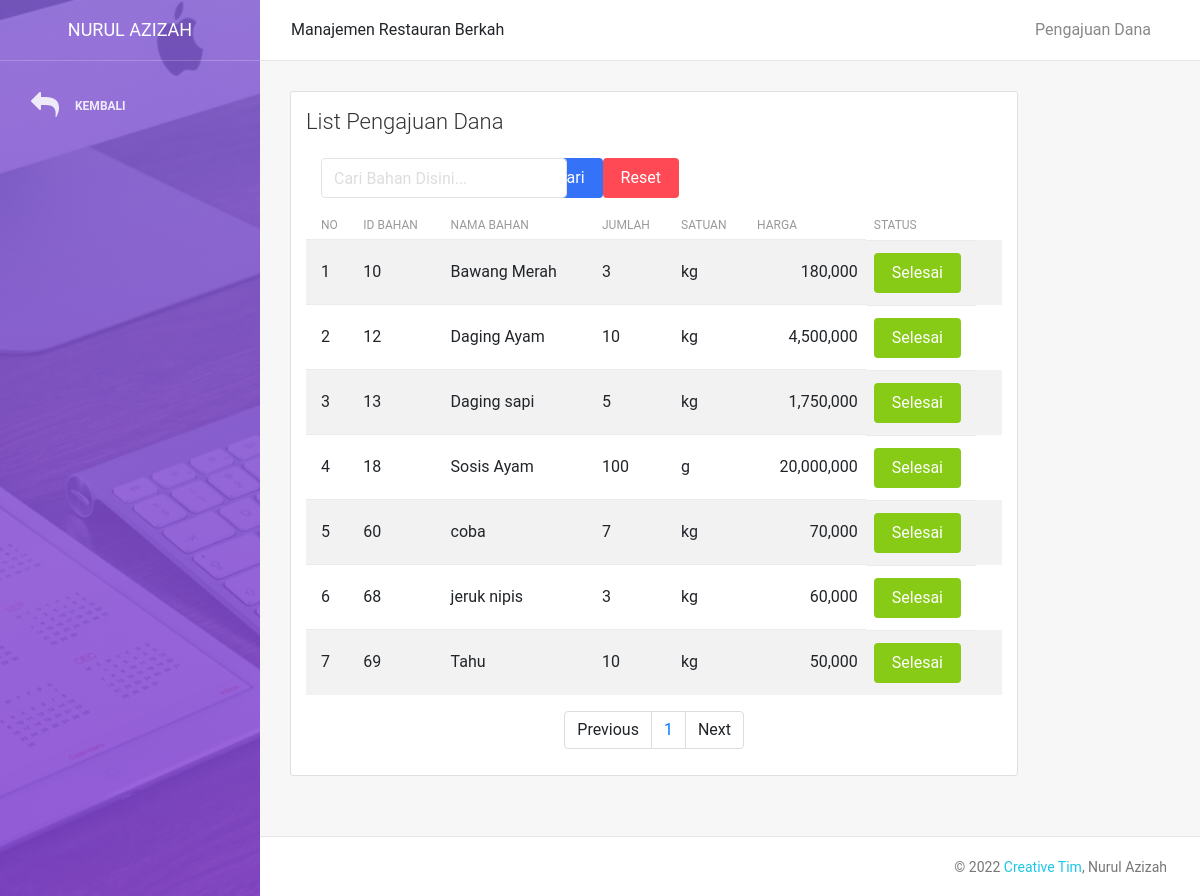
Page /pengajuan_dana.php (signed in) on the committed database.
### tables this page shows
CREATE TABLE `pengajuan_bahan` (
  `id_pengajuan` int(11) NOT NULL,
  `nama_pengajuan` varchar(100) NOT NULL,
  `jumlah` int(11) NOT NULL,
  `satuan` varchar(100) NOT NULL,
  `harga` bigint(20) NOT NULL,
  `tanggal_p` date NOT NULL,
  `status` varchar(100) NOT NULL
);

### pengajuan_dana.php (the view, shortened to what this page needs)
<?php
include 'config.php';
?>
<!DOCTYPE html>
<html lang="en">
<head>
    <link rel="stylesheet" href="https://maxcdn.bootstrapcdn.com/font-awesome/latest/css/font-awesome.min.css" />
    <link href="assets/css/bootstrap.min.css" rel="stylesheet" />
    <link href="assets/css/light-bootstrap-dashboard.css?v=2.0.0 " rel="stylesheet" />
    <link href="assets/css/demo.css" rel="stylesheet" />
</head>
<body>
    <div class="wrapper">
        <div class="sidebar" data-image="assets/img/sidebar-4.jpg">
            <div class="sidebar-wrapper">
                <div class="logo">
                    <a class="simple-text">
                        Nurul Azizah
                    </a>
                </div>
                <ul class="nav">
                     <li>
                        <a class="nav-link" onclick="history.back(-1)">
                            <i class="fa fa-reply"></i>
                            <p>Kembali</p>
                        </a>
                    </li>
                </ul>
            </div>
        </div>
        <div class="main-panel">
            <nav class="navbar navbar-expand-lg " color-on-scroll="500">
                <div class="container-fluid">
                    <div class="collapse navbar-collapse justify-content-end" id="navigation">
                        <ul class="nav navbar-nav mr-auto">
                          Manajemen Restauran Berkah
                        </ul>
                        <ul class="navbar-nav ml-auto">
                            <li class="nav-item">
                                <a class="nav-link">
                                    <span class="no-icon">Pengajuan Dana</span>
                                </a>
                            </li>
                        </ul>
                    </div>
                </div>
            </nav>
            <div class="content">
                <div class="container-fluid">
                    <div class="row">
                        <div class="col-md-10">
                            <div class="card">
                                <div class="card-header">
                                    <h4 class="card-title">List Pengajuan Dana</h4>
                                </div>
                                <div class="card-body">
<form class="form-inline" method="post" role="search" >
   <div class="col-md-4">
        <input type="text" name="keyword" class="form-control" placeholder="Cari Bahan Disini...">
    </div>
  <button type="submit" name="cari" class="btn btn-primary btn-fill">Cari</button>
  <a href="pengajuan_dana.php" class="btn btn-danger btn-fill">Reset</a>
</form>
  <table id="tabel"  class="table table-hover table-striped">
    <thead>
    <tr>
        <th>No</th>
        <th>ID Bahan</th>
        <th>Nama Bahan</th>
        <th>Jumlah</th>
        <th>Satuan</th>
        <th>Harga</th>
        <th>Status</th>
    </tr>
</thead>
    <?php
    $i=1;
    $batas = 7;
    $halaman = isset($_GET['halaman'])?(int)$_GET['halaman'] : 1;
    $halaman_awal = ($halaman>1) ? ($halaman * $batas) - $batas : 0;
    $previous = $halaman - 1;
    $next = $halaman + 1;
    $view = mysqli_query($dbconnect,"SELECT * FROM pengajuan_bahan WHERE status = 'aktif'");
    $jumlah_data = mysqli_num_rows($view);
    $total_halaman = ceil($jumlah_data / $batas);
    $view = mysqli_query($dbconnect,"SELECT * FROM pengajuan_bahan WHERE status = 'aktif' LIMIT $halaman_awal, $batas");
    while($row = mysqli_fetch_array($view)){
    ?>
    <tr>
        <td><?=$i?></td>
        <td><?= $row['id_pengajuan']?></td>
        <td><?= $row['nama_pengajuan']?></td>
        <td><?= $row['jumlah']?></td>
        <td><?= $row['satuan']?></td>
        <td align="right"><?=number_format($row['harga']*$row['jumlah'])?></td>
        <td>
            <form  action="" method="POST">
                <?php if ($row['status']=='aktif') {
                 ?>
                <button name="selesai" value="<?=$row['id_pengajuan']?>" class="btn btn-success btn-fill">Selesai</button>
                <?php } ?>
            </form>
        </td>
    </tr>
    <?php
    $i++;
    }
    ?>
  </table>
  <nav>
            <ul class="pagination justify-content-center">
                <li class="page-item">
                    <a class="page-link" <?php if($halaman > 1){ echo "href='?halaman=$previous'"; } ?>>Previous</a>
                </li>
                <?php
                for($x=1;$x<=$total_halaman;$x++){
                    ?>
                    <li class="page-item"><a class="page-link" href="?halaman=<?php echo $x ?>"><?php echo $x; ?></a></li>
                    <?php
                }
                ?>
                <li class="page-item">
                    <a  class="page-link" <?php if($halaman < $total_halaman) { echo "href='?halaman=$next'"; } ?>>Next</a>
                </li>
            </ul>
        </nav>
                                </div>
                            </div>
                        </div>
                    </div>
                </div>
            </div>
            <footer class="footer">
                <div class="container-fluid">
                    <nav>
                        <p class="copyright text-center">
                            ©
                            <a href="http://www.creative-tim.com">Creative Tim</a>, Nurul Azizah
                        </p>
                    </nav>
                </div>
            </footer>
        </div>
    </div>
</body>
</html>

### rows in the picture
pengajuan_bahan: id_pengajuan "10", nama_pengajuan "Bawang Merah", jumlah "3", satuan "kg", $row['harga']*$row['jumlah'] "180,000"
pengajuan_bahan: id_pengajuan "12", nama_pengajuan "Daging Ayam", jumlah "10", satuan "kg", $row['harga']*$row['jumlah'] "4,500,000"
pengajuan_bahan: id_pengajuan "13", nama_pengajuan "Daging sapi", jumlah "5", satuan "kg", $row['harga']*$row['jumlah'] "1,750,000"
pengajuan_bahan: id_pengajuan "18", nama_pengajuan "Sosis Ayam", jumlah "100", satuan "g", $row['harga']*$row['jumlah'] "20,000,000"
pengajuan_bahan: id_pengajuan "60", nama_pengajuan "coba", jumlah "7", satuan "kg", $row['harga']*$row['jumlah'] "70,000"
pengajuan_bahan: id_pengajuan "68", nama_pengajuan "jeruk nipis", jumlah "3", satuan "kg", $row['harga']*$row['jumlah'] "60,000"
pengajuan_bahan: id_pengajuan "69", nama_pengajuan "Tahu", jumlah "10", satuan "kg", $row['harga']*$row['jumlah'] "50,000"
